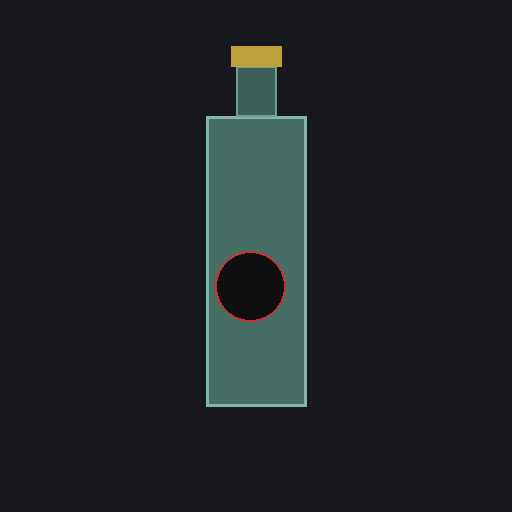
#> input picture backend/data/mvtec_ad/bottle/test/broken_large/000.png, 512 x 512 px
$ python -i preprocess.py   (imports and definitions only)   (older library calls are emulated)
#> lines starting #> are read from the running program, lines starting #| are printed output that depends on the picture; after the words box and inside, x2 and y2 are one past the last pixel; in counts of white or black regions, pixels touching at a corner belong together
import cv2
import numpy as np
from pathlib import Path


# ============================================================
# CONFIGURATION
# ============================================================

# MUST match the Autoencoder training/inference input size.
IMAGE_SIZE = (224, 224)


# ============================================================
# FEATURE EXTRACTION
# ============================================================

def extract_features(image):
    """
    Extract basic visual features from the preprocessed RGB image.

    Features:
    - Edge information
    - Mean intensity
    - Standard deviation
    - Sharpness
    """

    gray = cv2.cvtColor(
        image,
        cv2.COLOR_RGB2GRAY
    )

    # Edge information
    edges = cv2.Canny(
        gray,
        100,
        200
    )

    # Intensity information
    mean_intensity = float(
        np.mean(gray)
    )

    std_intensity = float(
        np.std(gray)
    )

    # Sharpness using variance of Laplacian
    sharpness = float(
        cv2.Laplacian(
            gray,
            cv2.CV_64F
        ).var()
    )

    return {
        "edges": edges,
        "mean_intensity": mean_intensity,
        "std_intensity": std_intensity,
        "sharpness": sharpness
    }


# ============================================================
# IMAGE PREPROCESSING
# ============================================================

def preprocess_image(input_path, output_path=None):
    """
    Complete preprocessing used by the Autoencoder.

    Pipeline:
        Read
        ↓
        Resize
        ↓
        BGR → RGB
        ↓
        Mild noise removal
        ↓
        Local contrast enhancement
        ↓
        Normalization [0, 1]
        ↓
        Feature extraction

    IMPORTANT:
    This same function must be used during:
        1. Autoencoder training
        2. Autoencoder validation/testing
        3. Threshold generation
        4. Final inference
    """

    # ========================================================
    # 1. READ IMAGE
    # ========================================================

    image = cv2.imread(
        str(input_path),
        cv2.IMREAD_COLOR
    )
#> image is the input picture: shape (512, 512, 3); mean B, G, R 37, 34.1, 28.4

    if image is None:
        raise ValueError(
            f"Could not read image: {input_path}"
        )

    # ========================================================
    # 2. RESIZE
    # ========================================================

    image = cv2.resize(
        image,
        IMAGE_SIZE,
        interpolation=cv2.INTER_AREA
    )
#> image: shape (224, 224, 3)

    # ========================================================
    # 3. BGR → RGB
    # ========================================================

    image = cv2.cvtColor(
        image,
        cv2.COLOR_BGR2RGB
    )

    # ========================================================
    # 4. MILD NOISE REMOVAL
    # ========================================================
    # Bilateral filtering reduces noise while preserving
    # edges that are important for manufacturing defects.

    denoised = cv2.bilateralFilter(
        image,
        d=5,
        sigmaColor=30,
        sigmaSpace=30
    )

    # ========================================================
    # 5. CONTRAST / IMAGE ENHANCEMENT
    # ========================================================
    # CLAHE is applied only to the luminance channel so that
    # color information is preserved.

    lab = cv2.cvtColor(
        denoised,
        cv2.COLOR_RGB2LAB
    )
#> lab: shape (224, 224, 3); mean of channels 0, 1, 2 31.6, 126.3, 125.7

    l_channel, a_channel, b_channel = cv2.split(
        lab
    )
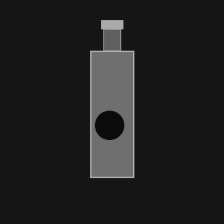
#> l_channel: shape (224, 224); min 11, max 178, mean 31.6
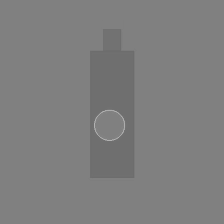
#> a_channel: shape (224, 224); min 109, max 180, mean 126.3

    clahe = cv2.createCLAHE(
        clipLimit=2.0,
        tileGridSize=(8, 8)
    )

    enhanced_l = clahe.apply(
        l_channel
    )

    enhanced_lab = cv2.merge(
        [
            enhanced_l,
            a_channel,
            b_channel
        ]
    )
#> enhanced_lab: shape (224, 224, 3); mean of channels 0, 1, 2 35.3, 126.3, 125.7

    enhanced = cv2.cvtColor(
        enhanced_lab,
        cv2.COLOR_LAB2RGB
    )

    # ========================================================
    # 6. NORMALIZATION
    # ========================================================

    normalized = (
        enhanced.astype(np.float32)
        / 255.0
    )

    # ========================================================
    # 7. FEATURE EXTRACTION
    # ========================================================

    features = extract_features(
        enhanced
    )
#> in extract_features, `edges = cv2.Canny( gray, 100, 200 )`:
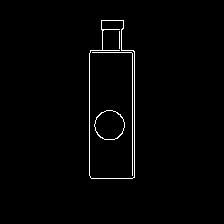
#> edges: shape (224, 224); 1.5% white in thin lines or dots, all inside (x1, y1, x2, y2) = (89, 20, 135, 179)
#> in extract_features, `mean_intensity = float( np.mean(gray) )`: mean_intensity = 35.58
#> in extract_features, `std_intensity = float( np.std(gray) )`: std_intensity = 28.12
#> in extract_features, `sharpness = float( cv2.Laplacian( gray, cv2.CV_64F ).var() )`: sharpness = 359.3
#> features = 4 items

    # ========================================================
    # 8. SAVE PROCESSED IMAGE
    # ========================================================

    if output_path is not None:

        output_path = Path(
            output_path
        )

        output_path.parent.mkdir(
            parents=True,
            exist_ok=True
        )

        processed = np.clip(
            normalized * 255.0,
            0,
            255
        ).astype(np.uint8)

        processed_bgr = cv2.cvtColor(
            processed,
            cv2.COLOR_RGB2BGR
        )

        success = cv2.imwrite(
            str(output_path),
            processed_bgr
        )

        if not success:
            raise IOError(
                f"Could not save image: "
                f"{output_path}"
            )

    # ========================================================
    # RETURN
    # ========================================================

    return normalized, features


# ============================================================
# TEST
# ============================================================

# [118 lines not run here, left out]

>>> result = preprocess_image('../../backend/data/mvtec_ad/bottle/test/broken_large/000.png')
